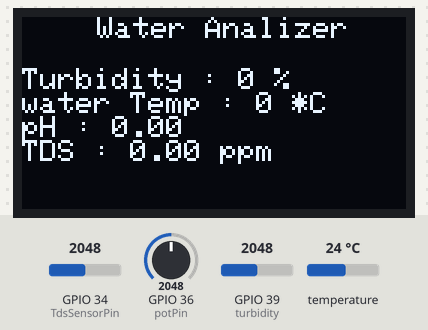
This sketch was run on a simulated ESP32. On the bench: 128×64 one-colour display. Inputs (shaded band) come from the test bench; at power-on: temperature 24 °C, GPIO 36 (potPin) = 2048, GPIO 39 (turbidity) = 2048, GPIO 34 (TdsSensorPin) = 2048. What the sketch prints to the serial monitor is not drawn.

Above: at 2.6 s.
2.7 s: temperature set to 12 °C
At 5.4 s:
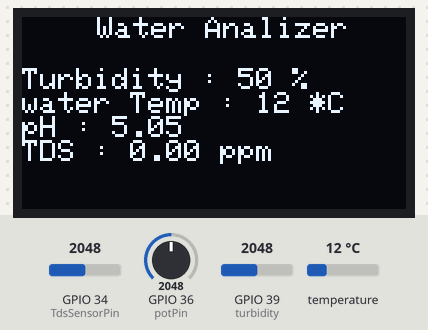
6.6 s: GPIO 36 (potPin) set to 2866
At 10.2 s:
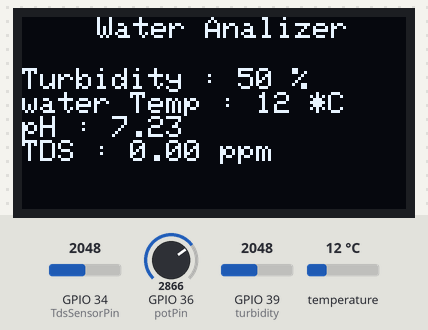
11.0 s: GPIO 39 (turbidity) set to 2866
At 15.0 s:
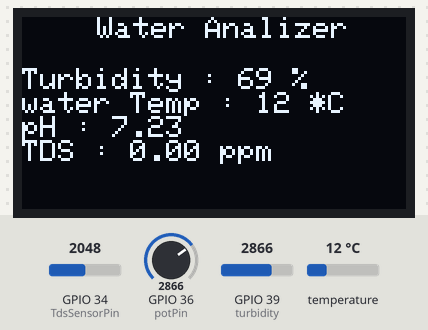
15.5 s: temperature set to 19 °C
20.0 s: GPIO 36 (potPin) set to 3972
At 23.3 s:
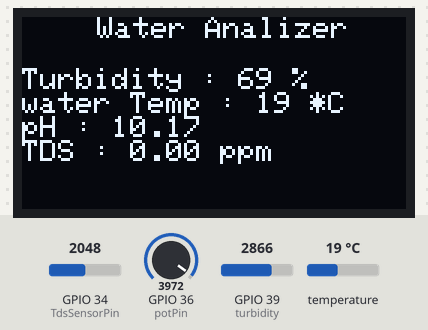
24.4 s: GPIO 39 (turbidity) set to 3972
At 28.1 s:
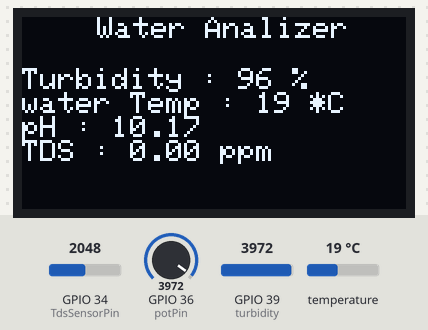
Timing chart, 0 to 29.6 s (numbered marks = the images above; inputs shaded):
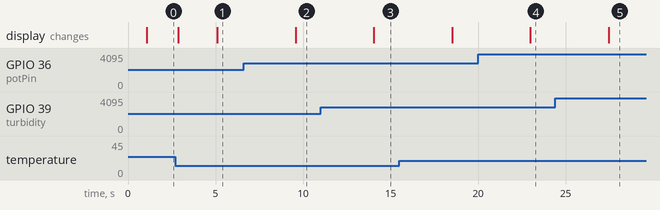

The sketch:

Water_Quality_Device.ino
```cpp
#include <OneWire.h>
#include <DallasTemperature.h>
#include <Wire.h>
#include <Adafruit_SSD1306.h>

#define turbidity 39
#define potPin 36
#define DS18B20PIN 13
#define OLED_Address 0x3C
#define TdsSensorPin 34
#define VREF 3.3              // analog reference voltage(Volt) of the ADC
#define SCOUNT  30            // sum of sample point

OneWire oneWire(DS18B20PIN);
DallasTemperature sensor(&oneWire);

Adafruit_SSD1306 display(128, 64);

int analogBuffer[SCOUNT];     // store the analog value in the array, read from ADC
int analogBufferTemp[SCOUNT];
int analogBufferIndex = 0;
int copyIndex = 0;

float averageVoltage = 0;
float tdsValue = 0;
float temperature = 25;       // current temperature for compensation

int valur_t, Value, temp;
float ph;

// median filtering algorithm
int getMedianNum(int bArray[], int iFilterLen) {
  int bTab[iFilterLen];
  for (byte i = 0; i < iFilterLen; i++)
    bTab[i] = bArray[i];
  int i, j, bTemp;
  for (j = 0; j < iFilterLen - 1; j++) {
    for (i = 0; i < iFilterLen - j - 1; i++) {
      if (bTab[i] > bTab[i + 1]) {
        bTemp = bTab[i];
        bTab[i] = bTab[i + 1];
        bTab[i + 1] = bTemp;
      }
    }
  }
  if ((iFilterLen & 1) > 0) {
    bTemp = bTab[(iFilterLen - 1) / 2];
  }
  else {
    bTemp = (bTab[iFilterLen / 2] + bTab[iFilterLen / 2 - 1]) / 2;
  }
  return bTemp;
}
void setup() {
  Serial.begin(9600);
  sensor.begin();
  pinMode(turbidity, INPUT);
  pinMode(potPin, INPUT);
  pinMode(TdsSensorPin, INPUT);

  display.begin(SSD1306_SWITCHCAPVCC, OLED_Address);
  display.clearDisplay();

}

void loop() {
  Display();
  turbidityData();
  phRead();
  rd18b20();
  tdsRead();

}
void Display() {
  delay(1000);
  display.clearDisplay();
  display.setTextSize(1);
  display.setTextColor(WHITE);
  display.setCursor(25, 0);
  display.println("Water Analizer");
  display.setCursor(0, 17);
  display.print("Turbidity : ");
  display.print(valur_t);
  display.println(" %");
  display.print("water Temp : ");
  display.print(temp);
  display.println(" *C");
  display.print("pH : ");
  display.println(ph);
  display.print("TDS : ");
  display.print(tdsValue);
  display.println(" ppm");
  display.display();
}
void turbidityData() {
  valur_t = analogRead(turbidity);
  Serial.print("Turbidity= ");
  valur_t = map(valur_t, 0, 4095, 0, 100);
  Serial.print(valur_t);
  Serial.println(" %");
}
void phRead() {
  Value = analogRead(potPin);
  Serial.print(Value);
  Serial.print(" | ");
  float voltage = Value * (3.3 / 4095.0);
  voltage = voltage - 0.12;
  ph = (3.3 * voltage);
  Serial.println(ph);
}
void rd18b20() {
  sensor.requestTemperatures();
  Serial.print("Temperature is: ");
  Serial.println(sensor.getTempCByIndex(0));
  temp = sensor.getTempCByIndex(0);
}
void tdsRead() {
  static unsigned long analogSampleTimepoint = millis();
  if (millis() - analogSampleTimepoint > 40U) { //every 40 milliseconds,read the analog value from the ADC
    analogSampleTimepoint = millis();
    analogBuffer[analogBufferIndex] = analogRead(TdsSensorPin);    //read the analog value and store into the buffer
    analogBufferIndex++;
    if (analogBufferIndex == SCOUNT) {
      analogBufferIndex = 0;
    }
  }

  static unsigned long printTimepoint = millis();
  if (millis() - printTimepoint > 800U) {
    printTimepoint = millis();
    for (copyIndex = 0; copyIndex < SCOUNT; copyIndex++) {
      analogBufferTemp[copyIndex] = analogBuffer[copyIndex];

      // read the analog value more stable by the median filtering algorithm, and convert to voltage value
      averageVoltage = getMedianNum(analogBufferTemp, SCOUNT) * (float)VREF / 4096.0;

      //temperature compensation formula: fFinalResult(25^C) = fFinalResult(current)/(1.0+0.02*(fTP-25.0));
      float compensationCoefficient = 1.0 + 0.02 * (temperature - 25.0);
      //temperature compensation
      float compensationVoltage = averageVoltage / compensationCoefficient;

      //convert voltage value to tds value
      tdsValue = (133.42 * compensationVoltage * compensationVoltage * compensationVoltage - 255.86 * compensationVoltage * compensationVoltage + 857.39 * compensationVoltage) * 0.5;

      //Serial.print("voltage:");
      //Serial.print(averageVoltage,2);
      //Serial.print("V   ");
      Serial.print("TDS Value:");
      Serial.print(tdsValue, 0);
      Serial.println("ppm");
    }
  }
}
```

Measured:
- after the input at 2.7 s, the display: first differs from a run without the input after 2.4 s (image 1)
- after the input at 6.6 s, the display: changes after 3.0 s (image 2)
- after the input at 11.0 s, the display: changes after 3.1 s (image 3)
- after the input at 20.0 s, the display: changes after 3.0 s (image 4)
- after the input at 24.4 s, the display: changes after 3.1 s (image 5)
